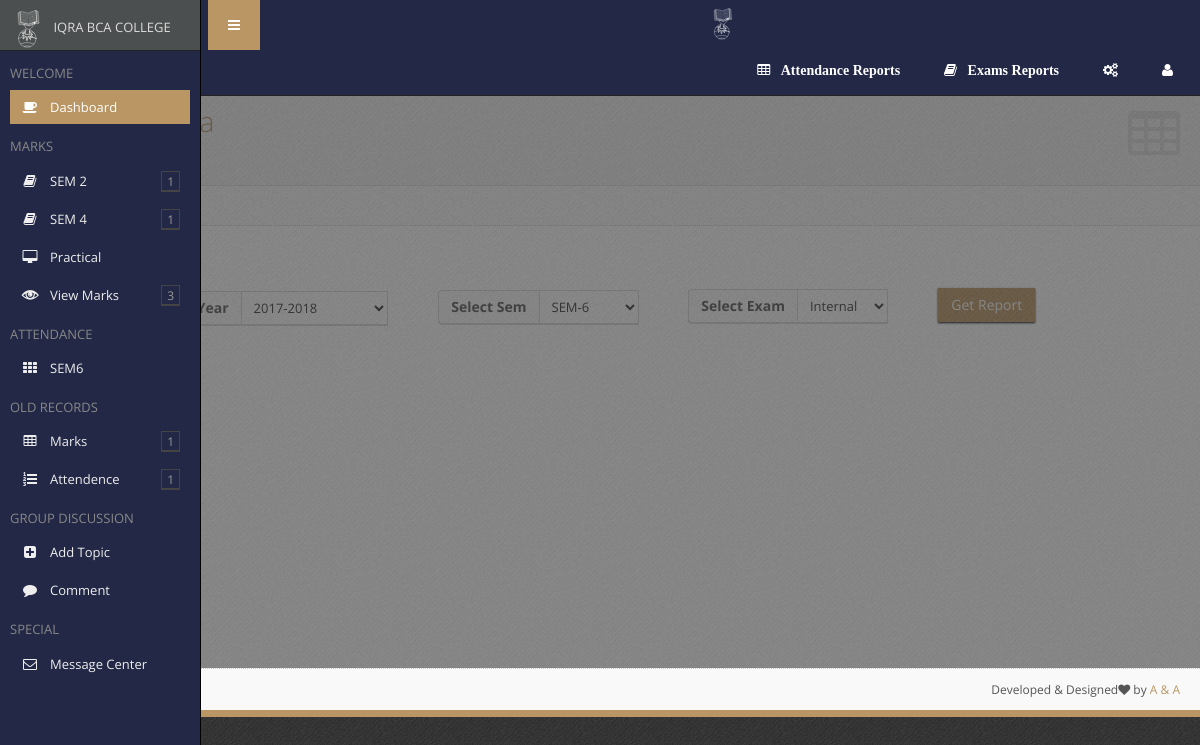
Screenshot of /faculty/old_marks_frmlist.php (signed in) with the database file from the repository.
### tables this page shows
CREATE TABLE `subject_tbl` (
  `subid` int(11) NOT NULL AUTO_INCREMENT,
  `scode` int(11) NOT NULL,
  `sname` varchar(50) NOT NULL,
  `sem` int(11) NOT NULL,
  `fid` int(11) DEFAULT NULL,
  PRIMARY KEY (`subid`)
);

CREATE TABLE `faculty_sem_tbl` (
  `fsid` int(11) NOT NULL AUTO_INCREMENT,
  `year` varchar(10) NOT NULL,
  `sem` int(11) DEFAULT NULL,
  `fid` int(11) NOT NULL,
  PRIMARY KEY (`fsid`)
);

### faculty/old_marks_frmlist.php (the view, shortened to what this page needs)
<?php
include("page_content/listheader.php");
?>
</ul>
	<div class="row gutter30">
		<div class="col-sm-3 col-sm-offset-2">
			<div class="block" style="border: none;box-shadow: none;margin:20px 0">
				<form method="post" id="form1" action="">
				<div class="form-group" style="margin-left:-100px;width:250px;">
					<div class="input-group">
							<span class="input-group-addon"><b>Select Year</b></span>
							<select class="form-control" name="year">
							    <?php
                                    $y=mysql_query("select * from year_tbl");
                                    while($y1=mysql_fetch_object($y))
                                    {?>
                                       <option value="<?= $y1->year?>" <?php if(isset($_REQUEST["year"])){if($y1->year==$_REQUEST["year"]){echo "selected";}}?>><?= $y1->year?></option><?php
                                    }
                                ?>
							</select>
				    </div>
                </div>
                <div class="form-group" style="margin:-50px 0 20px 200px;">
				    <div class="input-group">
							<span class="input-group-addon"><b>Select Sem</b></span>
							<select class="form-control" name="sem" style="width:100px;">
							    <?php
                                    $y=mysql_query("select * from faculty_sem_tbl where fid=".$_SESSION["fid"]." group by sem  order by sem ");
                                    while($y1=mysql_fetch_object($y))
                                    {?>
                                       <option value="<?= $y1->sem?>" <?php if(isset($_REQUEST["sem"])){if($y1->sem==$_REQUEST["sem"]){echo "selected";}}?>><?= "SEM-".$y1->sem?></option><?php
                                    }
                                ?>
							</select>
				    </div>
                </div>
                <div class="form-group" style="margin:-55px 0 20px 450px;width:200px;">
					<div class="input-group">
							<span class="input-group-addon"><b>Select Exam</b></span>
							<select class="form-control" name="exid">
							    <?php
                                    $ex=mysql_query("select * from exam_tbl where exname!='Practical'");
                                    while($ex1=mysql_fetch_object($ex))
                                    {?>
                                       <option value="<?= $ex1->exid?>" <?php if(isset($_REQUEST["exid"])){if($ex1->exid==$_REQUEST["exid"]){echo "selected";}}?>><?= $ex1->exname?></option><?php
                                    }
                                ?>
							</select>
				    </div>
                </div>
                 <div class="form-group" style="margin:-55px 0 20px 700px;">
						<div class="input-group">
							<input type="submit" name="sbtn" class="btn btn-primary" value="Get Report">
						</div>
					</div>
			</div>
		</div>
			</div>
			</div>
		</div>
<?php include("page_content/listfooter.php");?>

### faculty/page_content/left-side.php (shortened to what this page needs)
 <div id="sidebar-left" class="enable-hover">
  <div class="sidebar-content">
    <form action="page_ready_search_results.html" method="post" class="sidebar-search"><img src="img/iqra.svg" width="45" height="auto" alt="">
      IQRA BCA COLLEGE
    </form>
    <div class="sidebar-left-scroll">
      <ul class="sidebar-nav">
        <li>
          <h2 class="sidebar-header">Welcome</h2>
        </li>
        <li> <a href="index.php" class=" active"><i class="icon-coffee"></i>Dashboard</a> </li>
          <?php  include("DatabaseFiles/cn.php");
                $flag=0;
              $d=mysql_query("select * from student_sem_tbl where year='".$_SESSION["year"]."' group by sem");
              while($d1=mysql_fetch_object($d))
              { if($d1->sem!=null && $d1->sem%2==0){
              $flag++;
              }}
              if($flag!=0)
              {
                $s=mysql_query("select * from subject_tbl where sem%2=0 AND fid=".$_SESSION["fid"]." group by sem");
              }else
              {
                $s=mysql_query("select * from subject_tbl where sem%2!=0 AND fid=".$_SESSION["fid"]." group by sem");
              }
                $s2=mysql_fetch_object($s);
                if($s2)
                {?>
               <li>
                  <h2 class="sidebar-header"> Marks</h2>
               </li>
            <?php
                if($flag!=0)
                {
                    $s=mysql_query("select * from subject_tbl where sem%2=0 AND fid=".$_SESSION["fid"]." group by sem");
                }
                else
                {
                    $s=mysql_query("select * from subject_tbl where sem%2!=0 AND fid=".$_SESSION["fid"]." group by sem");
                }
                while($s1=mysql_fetch_object($s))
                 {
            ?>   <li><a href="#" class="menu-link"><i class="icon-book"></i>SEM <?= $s1->sem?></a>
                 <ul><?php
                       $r=mysql_query("select * from subject_tbl where fid=".$_SESSION["fid"]." AND sem=".$s1->sem);
                        while($r1=mysql_fetch_object($r))
                        {
                     ?>
                  <li><a href='exam_subject_form.php?subid=<?= $r1->subid?>'><?= $r1->sname?></a></li><?php }?></ul></li>
                <?php }?>
                 <li><a href='practical.php'><i class="icon-desktop"></i>Practical</a></li>
           <li> <a href='#' class="menu-link"><i class="glyphicon-eye_open"></i>View Marks</a>
          </li>
            <?php } if($_SESSION["sem"]!=""){?>
             <li>
                  <h2 class="sidebar-header">Attendance</h2>
             </li>
            <?php
                $r=mysql_query("select faculty_sem_tbl.* from login_tbl inner join faculty_sem_tbl where login_tbl.fid=faculty_sem_tbl.fid AND faculty_sem_tbl.sem=".$_SESSION["sem"]." AND faculty_sem_tbl.year='".$_SESSION["year"]."'");
                while($r1=mysql_fetch_object($r))
                {
            ?>
          <li> <a href="attendence_form.php"><i class="icon-th"></i>SEM<?= $r1->sem?></a></li>
         <?php }if($_SESSION["sem"]!=6){?>
          <?php }} if(isset($_SESSION["ffid"])){?>
            <li>
                <h2 class="sidebar-header">Old Records</h2>
            </li>
            <li> <a href='#' class="menu-link"><i class="icon-table"></i>Marks</a>
            </li>
            <li> <a href='#' class="menu-link"><i class="icon-list-ol"></i>Attendence</a>
            </li> <?php }if(!$s2){?>
                <li>
                  <h2 class="sidebar-header"> Marks</h2>
               </li>
            <li><a href='practical.php'><i class="icon-desktop"></i>Practical</a></li><?php }?>
          <li>
          <h2 class="sidebar-header">Group Discussion</h2>
          </li>
          <li> <a href='add_topic_form.php' class=""><i class="icon-plus-sign-alt"></i>Add Topic</a></li>
          <li> <a href='topic_comment_list.php' class=""><i class="icon-comment"></i>Comment</a></li>
          <li>
          <h2 class="sidebar-header">Special</h2>
          </li>
          <li> <a href='message_center.php' class=""><i class="icon-envelope-alt"></i>Message Center</a></li>
      </ul>
    </div>
  </div>
</div>

### rows the page displays
subject_tbl: sem "2"
subject_tbl: sem "4"
faculty_sem_tbl: sem "6"

### other values shown
form field year "2017-2018"
form field exid "Internal"
